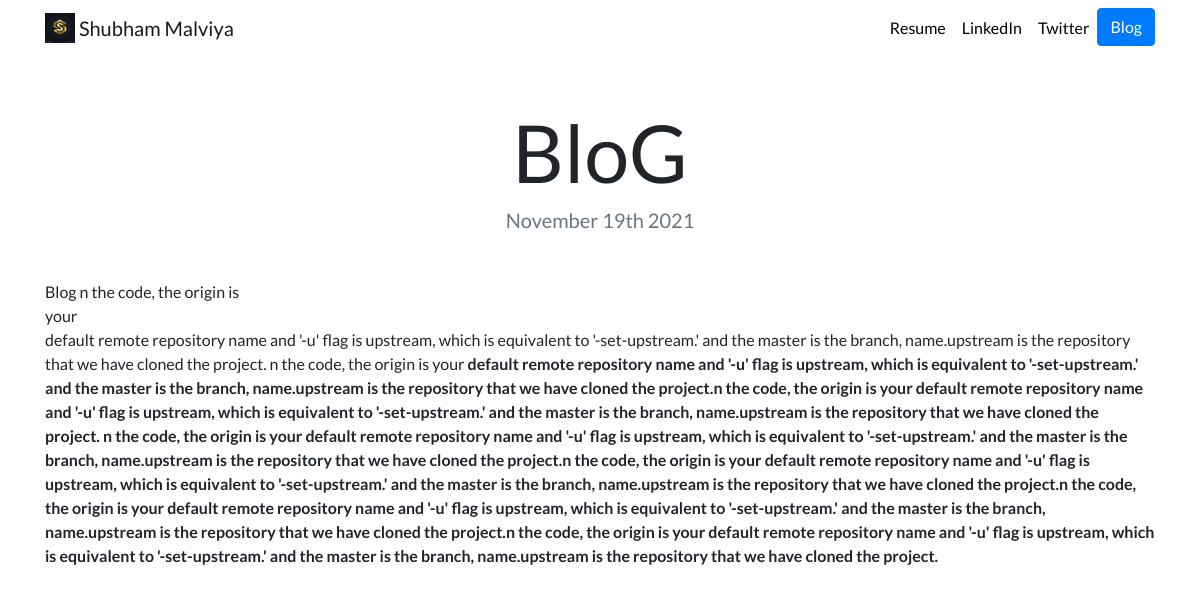
The page /blog/1 on the database its author committed.
### blog/models.py (models this page shows, shortened)
class Blog(models.Model):
    title = models.CharField(max_length=200)
    description = models.TextField()
    date = models.DateField()

### blog/views.py (the view)
# urls.py: path('<int:blog_id>' ,detail , name='detail')
def detail(request, blog_id):
    blog = get_object_or_404(Blog,pk=blog_id)
    return render(request, 'blog/detail.html', {'blog':blog})

### blog/templates/blog/detail.html
{% extends "portfolio/base.html" %}
{% load static %}
{% block content %}
<h1 class="text-center mt-5" id="blogdetailtitle">{{ blog.title }}</h1>
<h5 class="text-center text-muted mb-5">{{ blog.date|date:'F jS Y' }}</h5>
{{ blog.description|safe }}
{% endblock %}

### portfolio/static/portfolio/custom.css (style rules this page uses)
body { font-family: 'Lato', sans-serif; }
@media (min-width: 992px) { #blogdetailtitle { font-size: 5rem; } }

### rows shown on the page
Blog: title "BloG", date "November 19th 2021", description "Blog n the code, the origin is your default remote repository name and '-u' flag is upstream, which is equivalent to '-set-upstream.' and the master is the branch, name.upstream is the repository that we have cloned the project. n the code, the origin is your default remote repository name and '-u' flag is upstream, which is equivalent to '-set-upstream.' and the master is the branch, name.upstream is the repository that we have cloned the project.n the code, the origin is your default remote repository name and '-u' flag is upstream, which is equivalent to '-set-upstream.' and the master is the branch, name.upstream is the repository that we have cloned the project. n the code, the origin…"
